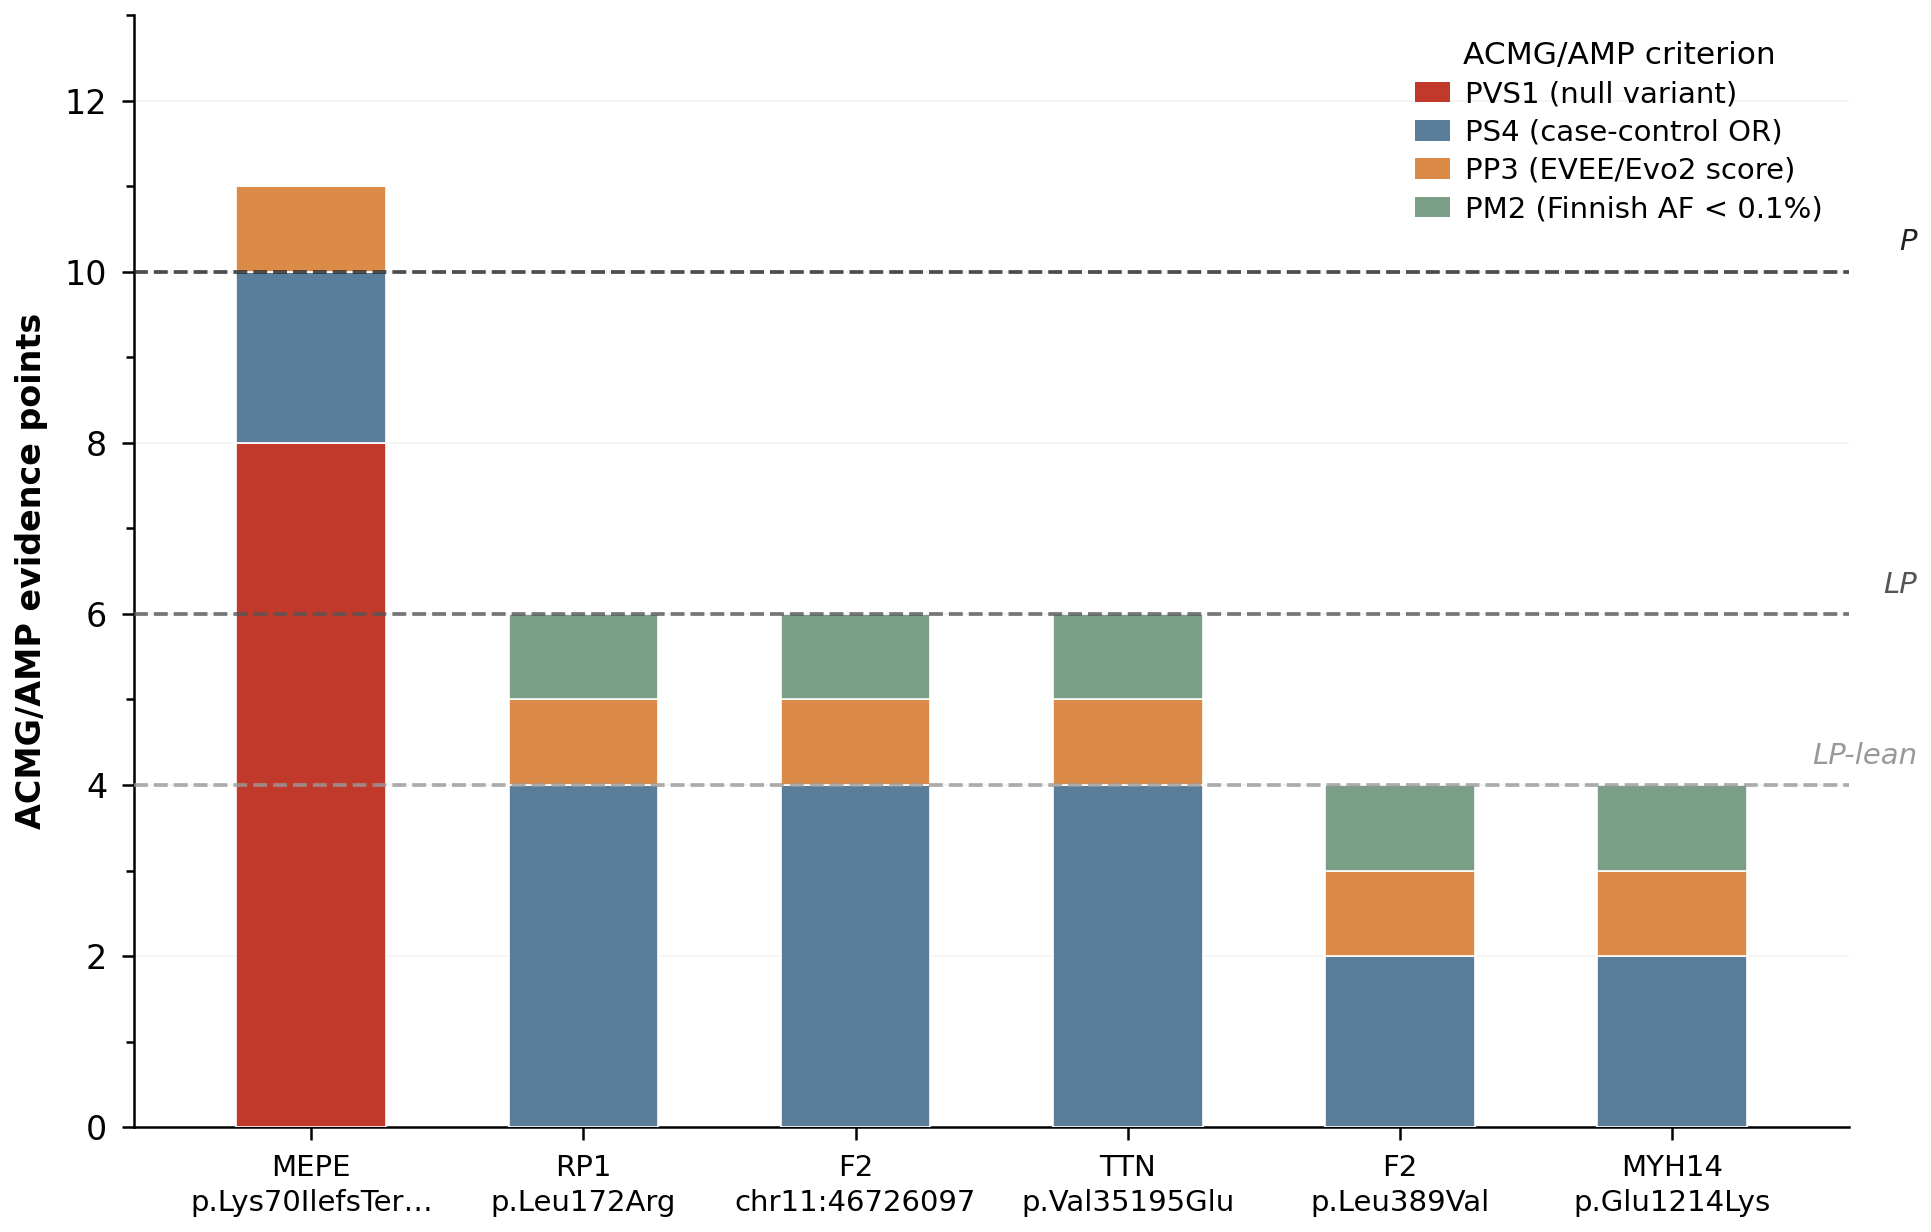

Reproduce this figure in Python.
#!/usr/bin/env python3
"""
fig_acmg_stacked.py
-------------------
Stacked bar chart of ACMG/AMP evidence points for FinnGen R12 EVEE
resubmission candidates.

Outputs:
    fig_acmg_stacked.png   (300 dpi, for submission)
    fig_acmg_stacked.svg   (vector, for editing)

Run from any directory:
    python3 /mnt/home/ryo/evee-manuscript/evee_resubmission_natgen/fig_acmg_stacked.py
"""

import re
import sys
from pathlib import Path

import matplotlib as mpl
mpl.use("Agg")
import matplotlib.pyplot as plt
import matplotlib.patches as mpatches
import numpy as np
import pandas as pd

# ── paths ────────────────────────────────────────────────────────────────────
REPO      = Path("/mnt/home/ryo/evee-manuscript")
OUTDIR    = REPO / "evee_resubmission_natgen"
DATA      = Path("/mnt/home/ryo/finngen_r12_actionable.tsv")

sys.path.insert(0, str(REPO))
from theme.theme import apply_theme, save_figure, COLORS

apply_theme()

# ── ACMG criterion colors ─────────────────────────────────────────────────────
CRIT_COLORS = {
    "PVS1": COLORS["crimson"],    # strong pathogenic — red
    "PS4":  COLORS["steel"],      # case-control — blue
    "PP3":  COLORS["gf_orange"],  # computational — Goodfire orange
    "PM2":  COLORS["sage"],       # population freq — green
}

CRIT_LABELS = {
    "PVS1": "PVS1 (null variant)",
    "PS4":  "PS4 (case-control OR)",
    "PP3":  "PP3 (EVEE/Evo2 score)",
    "PM2":  "PM2 (Finnish AF < 0.1%)",
}

# ── classification thresholds ─────────────────────────────────────────────────
THRESHOLDS = [
    (4,  "LP-lean", "#999999"),
    (6,  "LP",      "#555555"),
    (10, "P",       "#222222"),
]

# ── 6 resubmission candidates (variant_id) ────────────────────────────────────
RESUBMISSION_IDS = {
    "chr4:87845065:GGAAA:G",   # MEPE
    "chr11:46728029:C:G",       # F2 p.Leu389Val
    "chr11:46726097:G:T",       # F2 chr11 missense
    "chr8:54621480:T:G",        # RP1
    "chr19:50276162:G:A",       # MYH14
    "chr2:178527204:A:T",       # TTN
}

# ── parse ACMG numeric points from mixed text/numeric cells ───────────────────
def parse_pts(val, col: str) -> float:
    if pd.isna(val):
        return 0.0
    v = str(val).strip()
    if not v or v in ("nan", "ND"):
        return 0.0
    # Direct numeric
    try:
        return float(v)
    except ValueError:
        pass
    # Number in parentheses: PS4_strong(4) → 4, PS4_moderate(2) → 2
    m = re.search(r"\((\d+(?:\.\d+)?)\)", v)
    if m:
        return float(m.group(1))
    # Blocked / none → 0
    if re.search(r"none|het_flag|blocked|not_applied", v, re.I):
        return 0.0
    # Text-only fallbacks
    if col == "ACMG_PS4":
        if re.search(r"strong",    v, re.I): return 4.0
        if re.search(r"moderate",  v, re.I): return 2.0
        if re.search(r"supporting",v, re.I): return 1.0
    if col == "ACMG_PP3" and re.search(r"moderate", v, re.I):
        return 1.0
    if col == "ACMG_PM2" and re.search(r"supporting", v, re.I):
        return 1.0
    if col == "ACMG_PVS1" and re.search(r"pvs1", v, re.I):
        m2 = re.search(r"(\d+)", v)
        return float(m2.group(1)) if m2 else 8.0
    return 0.0


# ── short x-axis labels ───────────────────────────────────────────────────────
def make_label(row) -> str:
    gene = row["gene"]
    hgvs = str(row["HGVS"])
    m = re.search(r"p\.[A-Za-z0-9*]+(?:Ter\d+|fs\w*)?", hgvs)
    if m:
        prot = m.group(0)
        if len(prot) > 16:
            prot = prot[:15] + "…"
    else:
        vid = row["variant_id"]
        parts = vid.split(":")
        prot = f":{parts[1]}"           # just the position
    return f"{gene}\n{prot}"


# ── load & process ────────────────────────────────────────────────────────────
df = pd.read_csv(DATA, sep="\t")

for col in ["ACMG_PVS1", "ACMG_PS4", "ACMG_PP3", "ACMG_PM2"]:
    df[f"{col}_pts"] = df[col].apply(lambda x: parse_pts(x, col))

df["total_pts"] = df[["ACMG_PVS1_pts", "ACMG_PS4_pts",
                        "ACMG_PP3_pts", "ACMG_PM2_pts"]].sum(axis=1)

# Sort: resubmission candidates first (by score), then remaining by score
df["is_resubmit"] = df["variant_id"].isin(RESUBMISSION_IDS)
df = df[df["is_resubmit"]].sort_values("total_pts", ascending=False)
df = df.reset_index(drop=True)

df["label"] = df.apply(make_label, axis=1)
# Override label for the F2 variant with unresolved HGVS
df.loc[df["variant_id"] == "chr11:46726097:G:T", "label"] = "F2\nchr11:46726097"

n = len(df)
x = np.arange(n)
bar_width = 0.55

# ── figure ────────────────────────────────────────────────────────────────────
fig, ax = plt.subplots(figsize=(6.5, 4.2))

bottoms = np.zeros(n)
for crit in ["PVS1", "PS4", "PP3", "PM2"]:
    col = f"ACMG_{crit}_pts"
    heights = df[col].values.astype(float)
    ax.bar(x, heights, bar_width,
           bottom=bottoms,
           color=CRIT_COLORS[crit],
           label=CRIT_LABELS[crit],
           edgecolor="white",
           linewidth=0.4,
           zorder=3)
    bottoms += heights

# Threshold dashed lines
for yval, tlabel, tcolor in THRESHOLDS:
    ax.axhline(y=yval, color=tcolor, linestyle="--",
               linewidth=0.9, zorder=4, alpha=0.8)
    ax.text(n - 0.1, yval + 0.18, tlabel,
            ha="right", va="bottom",
            fontsize=7, color=tcolor, style="italic", zorder=5)

n_resub = len(df)

# Axes formatting
ax.set_xticks(x)
ax.set_xticklabels(df["label"], fontsize=7, ha="center", linespacing=1.3)
ax.set_ylabel("ACMG/AMP evidence points", fontsize=8, fontweight="semibold")
ax.set_ylim(0, 13)
ax.set_xlim(-0.65, n - 0.35)
ax.yaxis.set_major_locator(mpl.ticker.MultipleLocator(2))
ax.yaxis.set_minor_locator(mpl.ticker.MultipleLocator(1))
ax.grid(axis="y", alpha=0.15, linewidth=0.4, zorder=0)
ax.spines["top"].set_visible(False)
ax.spines["right"].set_visible(False)
ax.spines["bottom"].set_linewidth(0.6)
ax.spines["left"].set_linewidth(0.6)

# Legend
legend_patches = [
    mpatches.Patch(facecolor=CRIT_COLORS[k], edgecolor="none",
                   label=CRIT_LABELS[k])
    for k in ["PVS1", "PS4", "PP3", "PM2"]
]
ax.legend(handles=legend_patches,
          loc="upper right",
          fontsize=7,
          frameon=False,
          title="ACMG/AMP criterion",
          title_fontsize=7.5,
          handlelength=1.2,
          handletextpad=0.5,
          labelspacing=0.35)

plt.tight_layout(pad=0.8)

# ── save ──────────────────────────────────────────────────────────────────────
stem = OUTDIR / "fig_acmg_stacked"
fig.savefig(stem.with_suffix(".png"), dpi=300, bbox_inches="tight")
fig.savefig(stem.with_suffix(".svg"), bbox_inches="tight")
plt.close(fig)

print(f"Saved → {stem}.png / .svg")
print(f"  {n_resub} resubmission candidates  |  {n - n_resub} additional actionable variants")
pts_check = df[["gene", "label", "ACMG_PVS1_pts", "ACMG_PS4_pts",
                 "ACMG_PP3_pts", "ACMG_PM2_pts", "total_pts",
                 "is_resubmit"]].to_string(index=False)
print("\nParsed ACMG points:\n" + pts_check)
